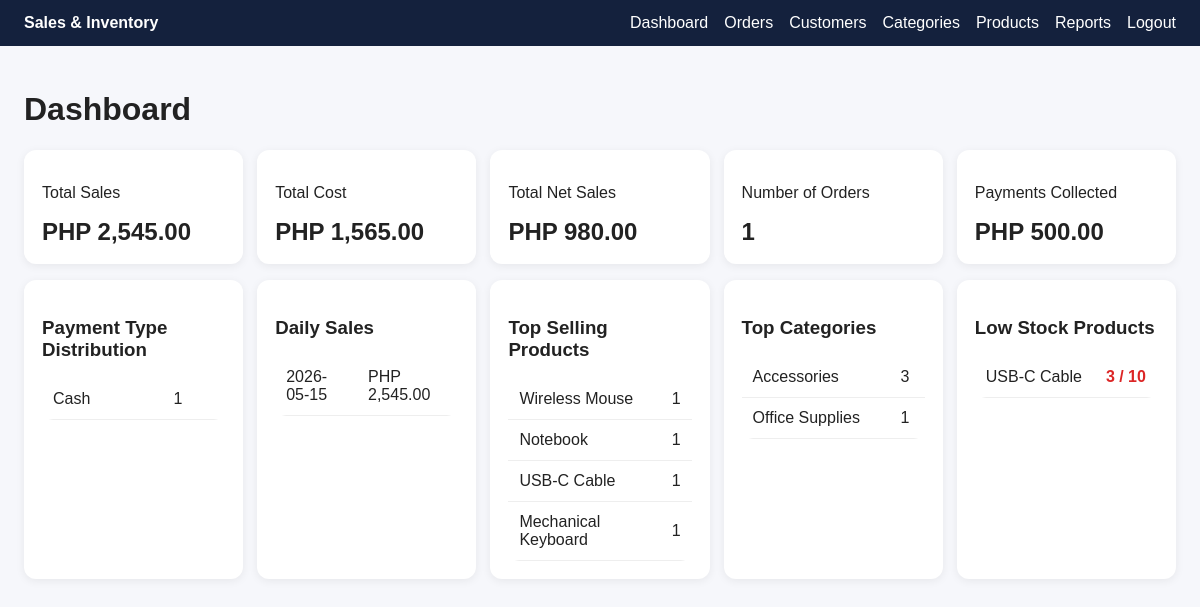
Screenshot of /index.php (signed in) with the database file from the repository.
### tables this page shows
CREATE TABLE IF NOT EXISTS `products` (
  `id` int NOT NULL AUTO_INCREMENT,
  `sku` varchar(60) NOT NULL,
  `product_name` varchar(150) NOT NULL,
  `category_id` int NOT NULL,
  `stock_on_hand` int NOT NULL DEFAULT '0',
  `low_stock_alert` int NOT NULL DEFAULT '5',
  `price` decimal(12,2) NOT NULL DEFAULT '0.00',
  `cost_per_item` decimal(12,2) NOT NULL DEFAULT '0.00',
  `product_photo` varchar(255) DEFAULT NULL,
  `status` enum('Active','Inactive') DEFAULT 'Active',
  `created_at` timestamp NULL DEFAULT CURRENT_TIMESTAMP,
  PRIMARY KEY (`id`),
  UNIQUE KEY `sku` (`sku`),
  KEY `category_id` (`category_id`)
);

### includes/functions.php (called while the page is built, shortened)
<?php
function e($value)
{
    return htmlspecialchars((string) $value, ENT_QUOTES, 'UTF-8');
}
function money($n)
{
    return 'PHP ' . number_format((float) $n, 2);
}
?>

### index.php (the view, shortened to what this page needs)
<?php require_once __DIR__ . '/config/database.php';
require_once __DIR__ . '/includes/functions.php';
include __DIR__ . '/includes/header.php';
$stats = $pdo->query("SELECT COALESCE(SUM(total_amount),0) sales, COALESCE(SUM(total_cost),0) cost, COUNT(*) orders FROM orders WHERE status <> 'Cancelled'")->fetch();
$payments = $pdo->query("SELECT COALESCE(SUM(amount),0) total FROM payments")->fetchColumn();
$net = $stats['sales'] - $stats['cost'];
$daily = $pdo->query("SELECT order_date, SUM(total_amount) total FROM orders WHERE status <> 'Cancelled' GROUP BY order_date ORDER BY order_date DESC LIMIT 7")->fetchAll();
$paydist = $pdo->query("SELECT payment_type, COUNT(*) cnt FROM orders GROUP BY payment_type")->fetchAll();
$topProducts = $pdo->query("SELECT p.product_name, SUM(oi.quantity) qty FROM order_items oi JOIN products p ON p.id=oi.product_id JOIN orders o ON o.id=oi.order_id WHERE o.status <> 'Cancelled' GROUP BY p.id ORDER BY qty DESC LIMIT 5")->fetchAll();
$topCategories = $pdo->query("SELECT c.category_name, SUM(oi.quantity) qty FROM order_items oi JOIN products p ON p.id=oi.product_id JOIN categories c ON c.id=p.category_id JOIN orders o ON o.id=oi.order_id WHERE o.status <> 'Cancelled' GROUP BY c.id ORDER BY qty DESC LIMIT 5")->fetchAll();
$low = $pdo->query("SELECT product_name, stock_on_hand, low_stock_alert FROM products WHERE stock_on_hand <= low_stock_alert ORDER BY stock_on_hand")->fetchAll();
?>
<h1>Dashboard</h1>
<div class="grid">
    <div class="card">
        <p>Total Sales</p>
        <div class="metric"><?= money($stats['sales']) ?></div>
    </div>
    <div class="card">
        <p>Total Cost</p>
        <div class="metric"><?= money($stats['cost']) ?></div>
    </div>
    <div class="card">
        <p>Total Net Sales</p>
        <div class="metric"><?= money($net) ?></div>
    </div>
    <div class="card">
        <p>Number of Orders</p>
        <div class="metric"><?= e($stats['orders']) ?></div>
    </div>
    <div class="card">
        <p>Payments Collected</p>
        <div class="metric"><?= money($payments) ?></div>
    </div>
</div>
<div class="grid">
    <div class="card">
        <h3>Payment Type Distribution</h3>
        <table><?php foreach ($paydist as $r): ?>
                <tr>
                    <td><?= e($r['payment_type']) ?></td>
                    <td><?= e($r['cnt']) ?></td>
                </tr><?php endforeach; ?>
        </table>
    </div>
    <div class="card">
        <h3>Daily Sales</h3>
        <table><?php foreach ($daily as $r): ?>
                <tr>
                    <td><?= e($r['order_date']) ?></td>
                    <td><?= money($r['total']) ?></td>
                </tr><?php endforeach; ?>
        </table>
    </div>
    <div class="card">
        <h3>Top Selling Products</h3>
        <table><?php foreach ($topProducts as $r): ?>
                <tr>
                    <td><?= e($r['product_name']) ?></td>
                    <td><?= e($r['qty']) ?></td>
                </tr><?php endforeach; ?>
        </table>
    </div>
    <div class="card">
        <h3>Top Categories</h3>
        <table><?php foreach ($topCategories as $r): ?>
                <tr>
                    <td><?= e($r['category_name']) ?></td>
                    <td><?= e($r['qty']) ?></td>
                </tr><?php endforeach; ?>
        </table>
    </div>
    <div class="card">
        <h3>Low Stock Products</h3>
        <table><?php foreach ($low as $r): ?>
                <tr>
                    <td><?= e($r['product_name']) ?></td>
                    <td class="low"><?= e($r['stock_on_hand']) ?> / <?= e($r['low_stock_alert']) ?></td>
                </tr><?php endforeach; ?>
        </table>
    </div>
</div>
<?php include __DIR__ . '/includes/footer.php'; ?>

### assets/css/style.css (style rules this page uses)
* { box-sizing: border-box }
body { font-family: Arial, sans-serif; margin: 0; background: #f6f7fb; color: #222 }
.card { background: #fff; border-radius: 12px; padding: 18px; margin-bottom: 16px; box-shadow: 0 2px 10px #0001 }
.grid { display: grid; grid-template-columns: repeat(auto-fit, minmax(180px, 1fr)); gap: 14px }
.metric { font-size: 24px; font-weight: bold }
table { width: 100%; border-collapse: collapse; background: #fff; border-radius: 12px; overflow: hidden }
th, td { padding: 11px; border-bottom: 1px solid #eee; text-align: left }
.low { color: #dc2626; font-weight: bold }

### rows the page displays
products: product_name "USB-C Cable", stock_on_hand "3", low_stock_alert "10"

### other values shown
money($stats['sales']) "PHP 2,545.00"
money($stats['cost']) "PHP 1,565.00"
money($net) "PHP 980.00"
$stats['orders'] "1"
money($payments) "PHP 500.00"
$r['payment_type'] "Cash"
$r['cnt'] "1"
$r['order_date'] "2026-05-15"
money($r['total']) "PHP 2,545.00"
$r['product_name'] "Wireless Mouse"
$r['qty'] "1"
$r['product_name'] "Notebook"
$r['product_name'] "USB-C Cable"
$r['product_name'] "Mechanical Keyboard"
$r['category_name'] "Accessories"
